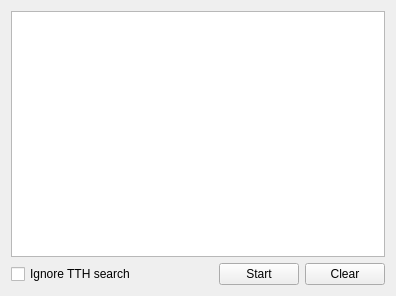
<?xml version="1.0" encoding="UTF-8"?>
<ui version="4.0">
 <class>UISpy</class>
 <widget class="QWidget" name="UISpy">
  <property name="geometry">
   <rect>
    <x>0</x>
    <y>0</y>
    <width>396</width>
    <height>296</height>
   </rect>
  </property>
  <property name="windowTitle">
   <string>Form</string>
  </property>
  <layout class="QGridLayout" name="gridLayout">
   <item row="0" column="0" colspan="4">
    <widget class="QTreeView" name="treeView">
     <property name="editTriggers">
      <set>QAbstractItemView::NoEditTriggers</set>
     </property>
     <property name="showDropIndicator" stdset="0">
      <bool>false</bool>
     </property>
     <property name="sortingEnabled">
      <bool>true</bool>
     </property>
    </widget>
   </item>
   <item row="1" column="2">
    <widget class="QPushButton" name="pushButton">
     <property name="text">
      <string>Start</string>
     </property>
    </widget>
   </item>
   <item row="1" column="0">
    <widget class="QCheckBox" name="checkBox">
     <property name="text">
      <string>Ignore TTH search</string>
     </property>
    </widget>
   </item>
   <item row="1" column="1">
    <spacer name="horizontalSpacer">
     <property name="orientation">
      <enum>Qt::Horizontal</enum>
     </property>
     <property name="sizeHint" stdset="0">
      <size>
       <width>40</width>
       <height>20</height>
      </size>
     </property>
    </spacer>
   </item>
   <item row="1" column="3">
    <widget class="QPushButton" name="pushButton_CLEAR">
     <property name="text">
      <string>Clear</string>
     </property>
    </widget>
   </item>
  </layout>
 </widget>
 <resources/>
 <connections/>
</ui>
